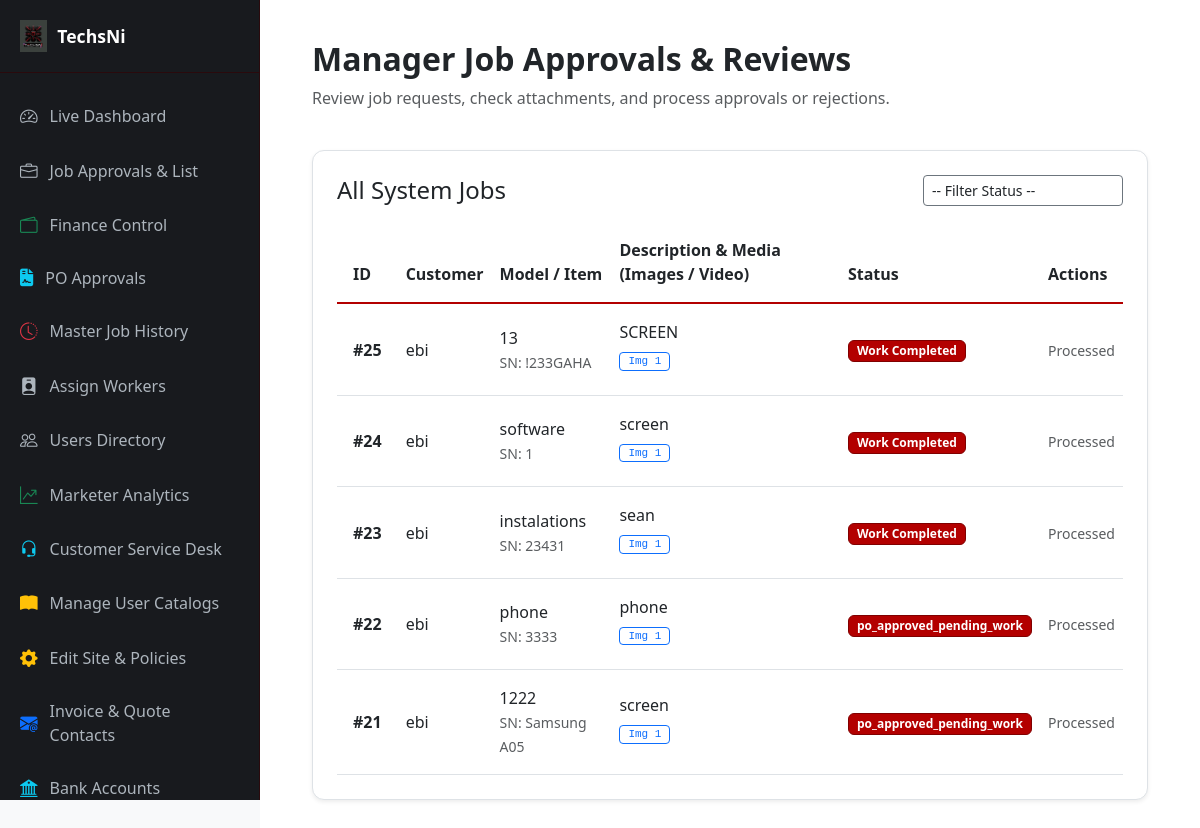
The page /services/dashboard/manager/jobs/ (signed in) on the database its author committed.
### services/models.py (models this page shows, shortened)
class Job(models.Model):
    STATUS_CHOICES = (
        ('pending', 'Pending Review'),
        ('approved', 'Approved'),
        ('rejected', 'Rejected'),
        ('quote_sent', 'Quote Sent'),
        ('quote_approved', 'Quote Approved'),
        ('quote_rejected', 'Quote Rejected'),
        ('deposit_paid', 'Deposit Paid'),
        ('on_site', 'Worker On-Site'),
        ('in_progress', 'Work in Progress'),
        ('completed', 'Work Completed'),
        ('fully_paid', 'Fully Paid & Invoiced'),
        ('pending_finance_review', 'Pending Finance Review'),
        ('settled', 'Settled & Closed'),
    )
    customer = models.ForeignKey(User, on_delete=models.CASCADE, related_name='job_requests')
    job_type = models.ForeignKey(JobType, on_delete=models.SET_NULL, null=True, blank=True, verbose_name="Job Type")
    model_type = models.CharField(max_length=100, blank=True, null=True)
    serial_number = models.CharField(max_length=100, blank=True, null=True)
    condition = models.CharField(max_length=100, blank=True, null=True)
    description = models.TextField()
    image1 = models.ImageField(upload_to='jobs/images/', blank=True, null=True)
    image2 = models.ImageField(upload_to='jobs/images/', blank=True, null=True)
    image3 = models.ImageField(upload_to='jobs/images/', blank=True, null=True)
    video = models.FileField(upload_to='jobs/videos/', blank=True, null=True)
    status = models.CharField(max_length=30, choices=STATUS_CHOICES, default='pending')
    assigned_worker = models.ForeignKey(User, on_delete=models.SET_NULL, null=True, blank=True, related_name='assigned_jobs')
    is_po_job = models.BooleanField(default=False)
    po_number = models.CharField(max_length=100, blank=True, null=True)
    created_at = models.DateTimeField(auto_now_add=True)

class User(AbstractUser):
    groups = models.ManyToManyField(
        'auth.Group',
        related_name='custom_user_set',
        blank=True,
        help_text='The groups this user belongs to.',
        verbose_name='groups',
    )
    user_permissions = models.ManyToManyField(
        'auth.Permission',
        related_name='custom_user_permissions_set',
        blank=True,
        help_text='Specific permissions for this user.',
        verbose_name='user permissions',
    )
    ROLE_CHOICES = (
        ('ceo', 'CEO'),
        ('general_manager', 'General Manager'),
        ('manager', 'Manager'),
        ('assistant_manager', 'Assistant Manager'),
        ('customer_service', 'Customer Service Representative'),
        ('worker', 'Worker'),
        ('customer', 'Customer'),
        ('marketer', 'Marketer'),
    )
    role = models.CharField(max_length=30, choices=ROLE_CHOICES, default='customer')
    employee_id = models.CharField(max_length=50, unique=True, blank=True, null=True, verbose_name="ID Number")
    email = models.EmailField(unique=True, blank=False, null=False)
    phone_number = models.CharField(max_length=20, unique=True, null=True, blank=True)
    country = models.CharField(max_length=50, default='Nigeria')
    state = models.CharField(max_length=100, blank=True, null=True)
    capital = models.CharField(max_length=100, blank=True, null=True)
    lga = models.CharField(max_length=100, blank=True, null=True)
    address = models.TextField(blank=True, null=True)
    description = models.TextField(blank=True, null=True)
    narration = models.TextField(blank=True, null=True)
    is_verified = models.BooleanField(default=False)
    otp_code = models.CharField(max_length=6, blank=True, null=True)
    commission_percentage = models.DecimalField(
        max_digits=5, decimal_places=2, blank=True, null=True,
        verbose_name="Custom Commission Percentage (%)"
    )
    referred_by = models.ForeignKey('self', null=True, blank=True, on_delete=models.SET_NULL, related_name='referrals')

### services/views.py (the view, shortened to what this page needs)
# urls.py: path('dashboard/manager/jobs/', views.manager_jobs_view, name='manager_jobs'),
@login_required
def manager_jobs_view(request):
    request.user.refresh_from_db()
    role = str(request.user.role).strip().lower() if request.user.role else ''
    if not request.user.is_superuser and role not in ['manager', 'general_manager', 'assistant_manager', 'ceo']:
        return redirect('dashboard_router')
    status_filter = request.GET.get('status', '')
    all_jobs = Job.objects.all().order_by('-id')
    if status_filter:
        all_jobs = all_jobs.filter(status=status_filter)
    return render(request, 'services/dashboards/manager_jobs.html', {
        'all_jobs': all_jobs,
        'selected_status': status_filter
    })

### services/templates/services/dashboards/Manager_jobs.html (shortened to what this page needs)
{% extends 'services/dashboards/base_dashboard.html' %}
{% block content %}
<div class="row">
    <div class="col-md-12 mb-4">
        <h2 class="text-dark fw-bold">Manager Job Approvals & Reviews</h2>
        <p class="text-muted">Review job requests, check attachments, and process approvals or rejections.</p>
    </div>
    <div class="col-md-12 mb-4">
        <div class="card p-4 border-0 shadow-sm" style="background: #ffffff; border: 1px solid #dee2e6 !important; border-radius: 12px;">
            <div class="d-flex justify-content-between align-items-center mb-3 flex-wrap gap-2">
                <h4 class="text-dark m-0">All System Jobs</h4>
                <form method="GET" class="d-flex gap-2">
                    <select name="status" class="form-control form-control-sm bg-white text-dark border-secondary" style="width: 200px;" onchange="this.form.submit()">
                        <option value="">-- Filter Status --</option>
                    </select>
                </form>
            </div>
            <div class="table-responsive">
                <table class="table align-middle text-dark mb-0" style="border-color: #dee2e6;">
                    <thead>
                        <tr style="border-bottom: 2px solid #b30000; color: #ffffff; background-color: #212529;">
                            <th class="py-3 px-3">ID</th>
                            <th class="py-3">Customer</th>
                            <th class="py-3">Model / Item</th>
                            <th class="py-3">Description & Media (Images / Video)</th>
                            <th class="py-3">Status</th>
                            <th class="py-3">Actions</th>
                        </tr>
                    </thead>
                    <tbody>
                        {% for job in all_jobs %}
                        <tr style="border-bottom: 1px solid #dee2e6;">
                            <td class="py-3 px-3 fw-bold text-dark">#{{ job.id }}</td>
                            <td class="py-3 text-dark">{{ job.customer.username }}</td>
                            <td class="py-3 text-dark">{{ job.model_type }}<br><small class="text-muted">SN: {{ job.serial_number }}</small></td>
                            <td class="py-3 text-dark" style="max-width: 280px;">
                                <p class="mb-2">{{ job.description|default:"No details." }}</p>
                                <div class="d-flex flex-wrap gap-1 mb-2">
                                    {% if job.image1 %}
                                    <a href="{{ job.image1.url }}" target="_blank" class="btn btn-outline-primary btn-sm py-0 px-2 font-monospace" style="font-size: 11px;">Img 1</a>
                                    {% endif %}
                                </div>
                            </td>
                            <td class="py-3">
                                <span class="badge px-2 py-1" style="background-color: #b30000; color: #ffffff; border: 1px solid #800000;">{{ job.get_status_display }}</span>
                            </td>
                            <td class="py-3">
                                {% if job.status == 'pending' %}
                                <form method="POST" class="d-inline">
                                    {% csrf_token %}
                                    <input type="hidden" name="job_id" value="{{ job.id }}">
                                    <button type="submit" name="approve_job" class="btn btn-success btn-sm mb-1">Approve</button>
                                    <button type="submit" name="reject_job" class="btn btn-danger btn-sm mb-1">Reject</button>
                                </form>
                                {% else %}
                                <span class="text-muted small">Processed</span>
                                {% endif %}
                            </td>
                        </tr>
                        {% empty %}
                        <tr><td colspan="6" class="text-center text-muted py-4">No jobs found.</td></tr>
                        {% endfor %}
                    </tbody>
                </table>
            </div>
        </div>
    </div>
</div>
{% endblock %}

### services/templates/services/dashboards/base_dashboard.html (style rules this page uses)
body { background-color: #f8f9fa; color: #212529; font-family: 'Segoe UI', Tahoma, Geneva, Verdana, sans-serif; min-height: 100vh; overflow-x: hidden; }

### rows shown on the page
Job: id "25", customer.username "ebi", model_type "13", serial_number "!233GAHA", description "SCREEN", status "Work Completed", shows "Processed"
Job: id "24", customer.username "ebi", model_type "software", serial_number "1", description "screen", status "Work Completed", shows "Processed"
Job: id "23", customer.username "ebi", model_type "instalations", serial_number "23431", description "sean", status "Work Completed", shows "Processed"
Job: id "22", customer.username "ebi", model_type "phone", serial_number "3333", description "phone", status "po_approved_pending_work", shows "Processed"
Job: id "21", customer.username "ebi", model_type "1222", serial_number "Samsung A05", description "screen", status "po_approved_pending_work", shows "Processed"
